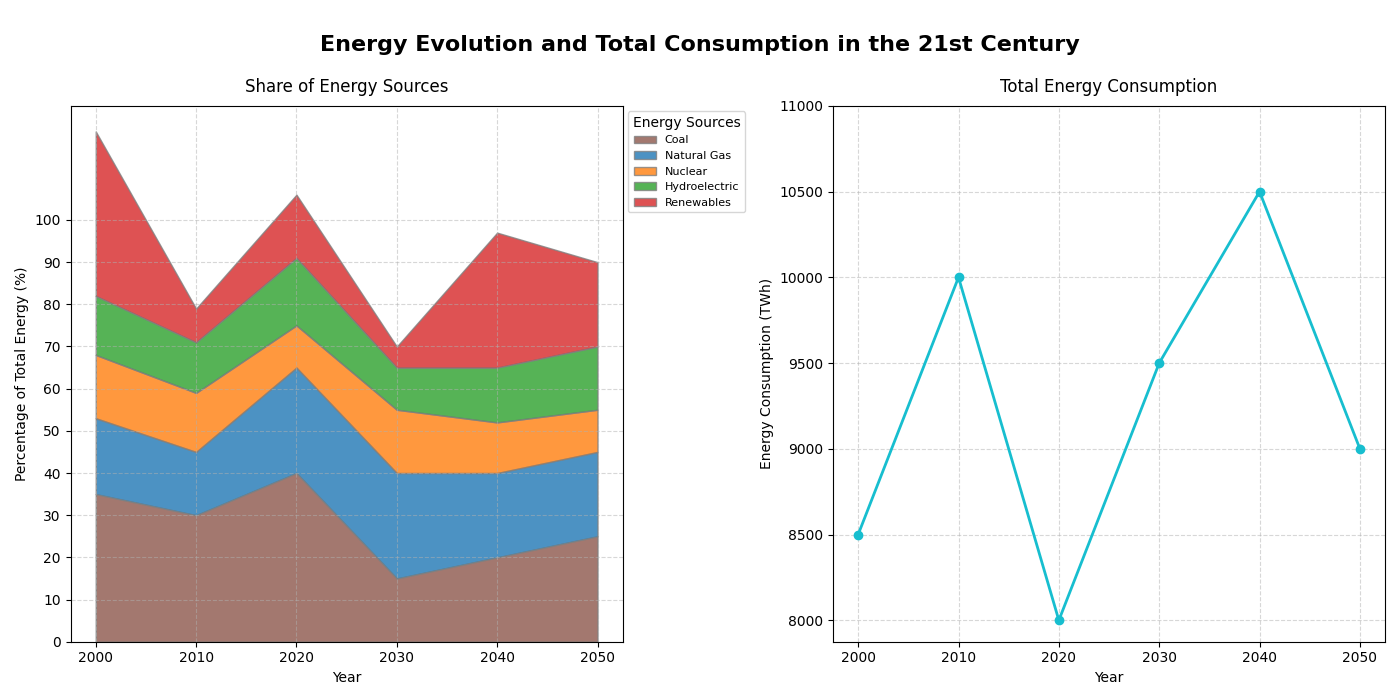

The Python source for this figure:
import matplotlib.pyplot as plt
import numpy as np

years = np.arange(2000, 2051, 10)
energy_sources = ['Coal', 'Natural Gas', 'Nuclear', 'Hydroelectric', 'Renewables']

# Randomly alter data while preserving structure by shuffling each data series
coal = [35, 30, 40, 15, 20, 25]
natural_gas = [18, 15, 25, 25, 20, 20]
nuclear = [15, 14, 10, 15, 12, 10]
hydroelectric = [14, 12, 16, 10, 13, 15]
renewables = [39, 8, 15, 5, 32, 20]
data = np.vstack([coal, natural_gas, nuclear, hydroelectric, renewables])

total_energy_consumption = [8500, 10000, 8000, 9500, 10500, 9000]

fig, (ax2, ax1) = plt.subplots(nrows=1, ncols=2, figsize=(14, 7))
fig.suptitle('Energy Evolution and Total Consumption in the 21st Century', fontsize=16, fontweight='bold', y=0.95)

colors = ['#8c564b', '#1f77b4', '#ff7f0e', '#2ca02c', '#d62728']
ax2.stackplot(years, data, labels=energy_sources, colors=colors, alpha=0.8, edgecolor='grey')
ax2.set_title('Share of Energy Sources', fontsize=12, pad=10)
ax2.set_xlabel('Year', fontsize=10)
ax2.set_ylabel('Percentage of Total Energy (%)', fontsize=10)
ax2.set_xticks(years)
ax2.set_yticks(np.arange(0, 101, 10))
ax2.grid(True, linestyle='--', alpha=0.5)
ax2.legend(title='Energy Sources', loc='upper left', fontsize=8, bbox_to_anchor=(1, 1))

ax1.plot(years, total_energy_consumption, marker='o', color='#17becf', linestyle='-', linewidth=2)
ax1.set_title('Total Energy Consumption', fontsize=12, pad=10)
ax1.set_xlabel('Year', fontsize=10)
ax1.set_ylabel('Energy Consumption (TWh)', fontsize=10)
ax1.set_xticks(years)
ax1.set_yticks(np.arange(8000, 11001, 500))
ax1.grid(True, linestyle='--', alpha=0.5)

plt.tight_layout(rect=[0, 0, 1, 0.96])
plt.show()
